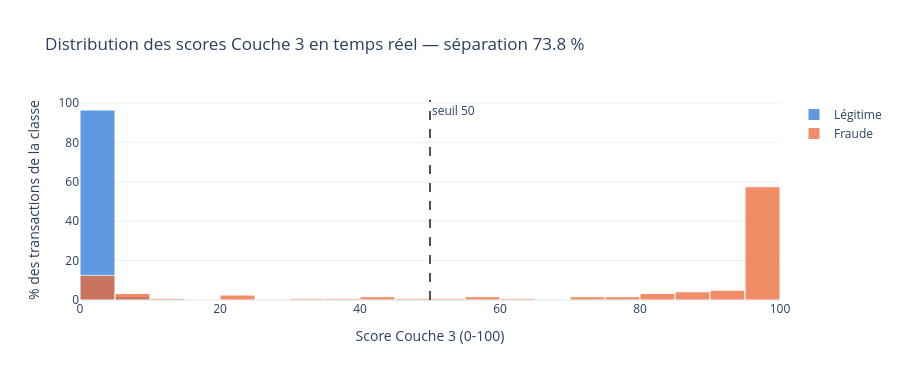

The cell this chart's notebook holds for it:
### Markdown cell above
### Compromis détection / fausses alertes selon le seuil

### Code cell
display(tableau_seuils(y_rt, rt["score_float"]))
histo_scores(y_rt, rt["score_float"],
             f"Distribution des scores Couche 3 en temps réel — séparation {met['Séparation (pts)']:.1f} %")

### Figure 1 — Plotly figure (JSON) as saved in the notebook; plotly's stock layout.template omitted (floating-point values rounded to 4 significant figures; data arrays with more than 128 entries replaced by an {"elided": "..."} marker saying what was removed)
{"data": [{"histnorm": "percent", "marker": {"color": "#2a78d6", "line": {"color": "white", "width": 1}}, "name": "Légitime", "opacity": 0.75, "type": "histogram", "x": {"elided": "15482 float values"}, "xbins": {"end": 101, "size": 5, "start": 0}}, {"histnorm": "percent", "marker": {"color": "#eb6834", "line": {"color": "white", "width": 1}}, "name": "Fraude", "opacity": 0.75, "type": "histogram", "x": [74.71, 49.25, 89.67, 87.11, 77.46, 77.44, 0.06911, 0.2188, 0.2793, 41.94, 0.1232, 96.86, 6.565, 91.17, 80.34, 97.57, 98.88, 99.8, 99.7, 84.62, 83.63, 92.89, 95.72, 62.03, 74.19, 97.23, 99.41, 99.92, 99.93, 99.94, 99.93, 23.16, 41.84, 97.2, 20.36, 0.1149, 99.85, 99.86, 99.9, 99.81, 99.85, 99.78, 99.71, 99.77, 98.93, 98.7, 36.55, 0.05485, 99.9, 9.266, 6.57, 98.63, 99.38, 99.85, 96.15, 2.179, 0.9761, 0.8485, 99.84, 99.88, 99.93, 99.95, 99.93, 99.96, 99.95, 99.94, 99.91, 82.87, 95.59, 95.93, 98.48, 59.23, 0.01953, 99.86, 99.92, 99.97, 99.97, 99.97, 0.2743, 99.5, 95.14, 98.45, 98.38, 23.7, 55.27, 99.87, 99.93, 99.95, 99.94, 99.96, 12.21, 87.72, 0.05472, 94.5, 97.71, 99.63, 32.75, 86.94, 0.08892, 91.26, 96.94, 86.23, 6.171, 54.09, 98.66, 99.69, 99.84, 99.88, 0.854, 98.87, 91.91, 94.45, 99.92, 98.61, 99.81, 99.79, 99.87, 98.8, 95.03, 2.691], "xbins": {"end": 101, "size": 5, "start": 0}}], "layout": {"annotations": [{"showarrow": false, "text": "seuil 50", "x": 50, "xanchor": "left", "xref": "x", "y": 1, "yanchor": "top", "yref": "y domain"}], "barmode": "overlay", "height": 380, "shapes": [{"line": {"color": "#52514e", "dash": "dash"}, "type": "line", "x0": 50, "x1": 50, "xref": "x", "y0": 0, "y1": 1, "yref": "y domain"}], "title": {"text": "Distribution des scores Couche 3 en temps réel — séparation 73.8 %"}, "xaxis": {"title": {"text": "Score Couche 3 (0-100)"}}, "yaxis": {"title": {"text": "% des transactions de la classe"}}}}
